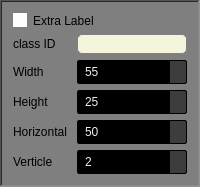
              <widget class="QFrame" name="frame_2">
               <property name="sizePolicy">
                <sizepolicy hsizetype="Preferred" vsizetype="Preferred">
                 <horstretch>0</horstretch>
                 <verstretch>0</verstretch>
                </sizepolicy>
               </property>
               <property name="styleSheet">
                <string notr="true">background-color: rgb(127, 127, 127);</string>
               </property>
               <property name="frameShape">
                <enum>QFrame::WinPanel</enum>
               </property>
               <property name="frameShadow">
                <enum>QFrame::Sunken</enum>
               </property>
               <layout class="QGridLayout" name="gridLayout_2">
                <item row="6" column="0">
                 <widget class="QLabel" name="label_39">
                  <property name="sizePolicy">
                   <sizepolicy hsizetype="Preferred" vsizetype="Preferred">
                    <horstretch>0</horstretch>
                    <verstretch>0</verstretch>
                   </sizepolicy>
                  </property>
                  <property name="text">
                   <string>Horizontal</string>
                  </property>
                 </widget>
                </item>
                <item row="3" column="1">
                 <widget class="QSpinBox" name="head_width">
                  <property name="sizePolicy">
                   <sizepolicy hsizetype="Preferred" vsizetype="Preferred">
                    <horstretch>0</horstretch>
                    <verstretch>0</verstretch>
                   </sizepolicy>
                  </property>
                  <property name="maximumSize">
                   <size>
                    <width>16777215</width>
                    <height>16777215</height>
                   </size>
                  </property>
                  <property name="styleSheet">
                   <string notr="true">QSpinBox, QDoubleSpinBox, QDateTimeEdit {
    background-color: rgb(0, 0, 0) /*bg_gen*/;
    color: rgb(238, 238, 238) /*txt*/;
    border: 1px solid #000;
    padding: 3px;
    padding-left: 5px;
    border-radius: 2px;
}

QDoubleSpinBox::up-button, QSpinBox::up-button, QDateTimeEdit::up-button {
    border-top-right-radius: 2px;
    background-color: rgb(59, 61, 62) /*bg_alt*/;
    width: 16px;
    border-width: 1px;
}

QDoubleSpinBox::up-button:hover, QSpinBox::up-button:hover, QDateTimeEdit::up-button:hover {
    background-color: orange;
}

QDoubleSpinBox::up-button:pressed, QSpinBox::up-button:pressed, QDateTimeEdit::up-button:pressed {
    background-color: red;
}

QDoubleSpinBox::up-arrow, QSpinBox::up-arrow, QDateTimeEdit::up-arrow {
    image: url(:/16x16/icons/16x16/up.gif);
    width: 7px;
    height: 7px;
}

QDoubleSpinBox::down-button, QSpinBox::down-button, QDateTimeEdit::down-button {
    border-bottom-right-radius: 2px;
    background-color: rgb(59, 61, 62) /*bg_alt*/;
    width: 16px;
    border-width: 1px;
}

QDoubleSpinBox::down-button:hover, QSpinBox::down-button:hover, QDateTimeEdit::down-button:hover {
    background-color: orange;
}

QDoubleSpinBox::down-button:pressed, QSpinBox::down-button:pressed, QDateTimeEdit::down-button:pressed {
    background-color: red;
}

QDoubleSpinBox::down-arrow, QSpinBox::down-arrow, QDateTimeEdit::down-arrow {
    image: url(:/16x16/icons/16x16/down.gif);
    width: 7px;
    height: 7px;
}</string>
                  </property>
                  <property name="minimum">
                   <number>1</number>
                  </property>
                  <property name="maximum">
                   <number>200</number>
                  </property>
                  <property name="singleStep">
                   <number>1</number>
                  </property>
                  <property name="stepType">
                   <enum>QAbstractSpinBox::AdaptiveDecimalStepType</enum>
                  </property>
                  <property name="value">
                   <number>55</number>
                  </property>
                 </widget>
                </item>
                <item row="5" column="1">
                 <widget class="QSpinBox" name="head_height">
                  <property name="sizePolicy">
                   <sizepolicy hsizetype="Preferred" vsizetype="Preferred">
                    <horstretch>0</horstretch>
                    <verstretch>0</verstretch>
                   </sizepolicy>
                  </property>
                  <property name="maximumSize">
                   <size>
                    <width>16777215</width>
                    <height>16777215</height>
                   </size>
                  </property>
                  <property name="styleSheet">
                   <string notr="true">QSpinBox, QDoubleSpinBox, QDateTimeEdit {
    background-color: rgb(0, 0, 0) /*bg_gen*/;
    color: rgb(238, 238, 238) /*txt*/;
    border: 1px solid #000;
    padding: 3px;
    padding-left: 5px;
    border-radius: 2px;
}

QDoubleSpinBox::up-button, QSpinBox::up-button, QDateTimeEdit::up-button {
    border-top-right-radius: 2px;
    background-color: rgb(59, 61, 62) /*bg_alt*/;
    width: 16px;
    border-width: 1px;
}

QDoubleSpinBox::up-button:hover, QSpinBox::up-button:hover, QDateTimeEdit::up-button:hover {
    background-color: orange;
}

QDoubleSpinBox::up-button:pressed, QSpinBox::up-button:pressed, QDateTimeEdit::up-button:pressed {
    background-color: red;
}

QDoubleSpinBox::up-arrow, QSpinBox::up-arrow, QDateTimeEdit::up-arrow {
    image: url(:/16x16/icons/16x16/up.gif);
    width: 7px;
    height: 7px;
}

QDoubleSpinBox::down-button, QSpinBox::down-button, QDateTimeEdit::down-button {
    border-bottom-right-radius: 2px;
    background-color: rgb(59, 61, 62) /*bg_alt*/;
    width: 16px;
    border-width: 1px;
}

QDoubleSpinBox::down-button:hover, QSpinBox::down-button:hover, QDateTimeEdit::down-button:hover {
    background-color: orange;
}

QDoubleSpinBox::down-button:pressed, QSpinBox::down-button:pressed, QDateTimeEdit::down-button:pressed {
    background-color: red;
}

QDoubleSpinBox::down-arrow, QSpinBox::down-arrow, QDateTimeEdit::down-arrow {
    image: url(:/16x16/icons/16x16/down.gif);
    width: 7px;
    height: 7px;
}</string>
                  </property>
                  <property name="minimum">
                   <number>1</number>
                  </property>
                  <property name="maximum">
                   <number>200</number>
                  </property>
                  <property name="singleStep">
                   <number>1</number>
                  </property>
                  <property name="stepType">
                   <enum>QAbstractSpinBox::AdaptiveDecimalStepType</enum>
                  </property>
                  <property name="value">
                   <number>25</number>
                  </property>
                 </widget>
                </item>
                <item row="7" column="1">
                 <widget class="QSpinBox" name="head_verticle">
                  <property name="sizePolicy">
                   <sizepolicy hsizetype="Preferred" vsizetype="Preferred">
                    <horstretch>0</horstretch>
                    <verstretch>0</verstretch>
                   </sizepolicy>
                  </property>
                  <property name="maximumSize">
                   <size>
                    <width>16777215</width>
                    <height>16777215</height>
                   </size>
                  </property>
                  <property name="styleSheet">
                   <string notr="true">QSpinBox, QDoubleSpinBox, QDateTimeEdit {
    background-color: rgb(0, 0, 0) /*bg_gen*/;
    color: rgb(238, 238, 238) /*txt*/;
    border: 1px solid #000;
    padding: 3px;
    padding-left: 5px;
    border-radius: 2px;
}

QDoubleSpinBox::up-button, QSpinBox::up-button, QDateTimeEdit::up-button {
    border-top-right-radius: 2px;
    background-color: rgb(59, 61, 62) /*bg_alt*/;
    width: 16px;
    border-width: 1px;
}

QDoubleSpinBox::up-button:hover, QSpinBox::up-button:hover, QDateTimeEdit::up-button:hover {
    background-color: orange;
}

QDoubleSpinBox::up-button:pressed, QSpinBox::up-button:pressed, QDateTimeEdit::up-button:pressed {
    background-color: red;
}

QDoubleSpinBox::up-arrow, QSpinBox::up-arrow, QDateTimeEdit::up-arrow {
    image: url(:/16x16/icons/16x16/up.gif);
    width: 7px;
    height: 7px;
}

QDoubleSpinBox::down-button, QSpinBox::down-button, QDateTimeEdit::down-button {
    border-bottom-right-radius: 2px;
    background-color: rgb(59, 61, 62) /*bg_alt*/;
    width: 16px;
    border-width: 1px;
}

QDoubleSpinBox::down-button:hover, QSpinBox::down-button:hover, QDateTimeEdit::down-button:hover {
    background-color: orange;
}

QDoubleSpinBox::down-button:pressed, QSpinBox::down-button:pressed, QDateTimeEdit::down-button:pressed {
    background-color: red;
}

QDoubleSpinBox::down-arrow, QSpinBox::down-arrow, QDateTimeEdit::down-arrow {
    image: url(:/16x16/icons/16x16/down.gif);
    width: 7px;
    height: 7px;
}</string>
                  </property>
                  <property name="minimum">
                   <number>0</number>
                  </property>
                  <property name="maximum">
                   <number>100</number>
                  </property>
                  <property name="singleStep">
                   <number>1</number>
                  </property>
                  <property name="stepType">
                   <enum>QAbstractSpinBox::AdaptiveDecimalStepType</enum>
                  </property>
                  <property name="value">
                   <number>2</number>
                  </property>
                 </widget>
                </item>
                <item row="3" column="0">
                 <widget class="QLabel" name="label_8">
                  <property name="sizePolicy">
                   <sizepolicy hsizetype="Preferred" vsizetype="Preferred">
                    <horstretch>0</horstretch>
                    <verstretch>0</verstretch>
                   </sizepolicy>
                  </property>
                  <property name="text">
                   <string>Width</string>
                  </property>
                 </widget>
                </item>
                <item row="5" column="0">
                 <widget class="QLabel" name="label_38">
                  <property name="sizePolicy">
                   <sizepolicy hsizetype="Preferred" vsizetype="Preferred">
                    <horstretch>0</horstretch>
                    <verstretch>0</verstretch>
                   </sizepolicy>
                  </property>
                  <property name="text">
                   <string>Height</string>
                  </property>
                 </widget>
                </item>
                <item row="6" column="1">
                 <widget class="QSpinBox" name="head_horizontal">
                  <property name="sizePolicy">
                   <sizepolicy hsizetype="Preferred" vsizetype="Preferred">
                    <horstretch>0</horstretch>
                    <verstretch>0</verstretch>
                   </sizepolicy>
                  </property>
                  <property name="maximumSize">
                   <size>
                    <width>16777215</width>
                    <height>16777215</height>
                   </size>
                  </property>
                  <property name="styleSheet">
                   <string notr="true">QSpinBox, QDoubleSpinBox, QDateTimeEdit {
    background-color: rgb(0, 0, 0) /*bg_gen*/;
    color: rgb(238, 238, 238) /*txt*/;
    border: 1px solid #000;
    padding: 3px;
    padding-left: 5px;
    border-radius: 2px;
}

QDoubleSpinBox::up-button, QSpinBox::up-button, QDateTimeEdit::up-button {
    border-top-right-radius: 2px;
    background-color: rgb(59, 61, 62) /*bg_alt*/;
    width: 16px;
    border-width: 1px;
}

QDoubleSpinBox::up-button:hover, QSpinBox::up-button:hover, QDateTimeEdit::up-button:hover {
    background-color: orange;
}

QDoubleSpinBox::up-button:pressed, QSpinBox::up-button:pressed, QDateTimeEdit::up-button:pressed {
    background-color: red;
}

QDoubleSpinBox::up-arrow, QSpinBox::up-arrow, QDateTimeEdit::up-arrow {
    image: url(:/16x16/icons/16x16/up.gif);
    width: 7px;
    height: 7px;
}

QDoubleSpinBox::down-button, QSpinBox::down-button, QDateTimeEdit::down-button {
    border-bottom-right-radius: 2px;
    background-color: rgb(59, 61, 62) /*bg_alt*/;
    width: 16px;
    border-width: 1px;
}

QDoubleSpinBox::down-button:hover, QSpinBox::down-button:hover, QDateTimeEdit::down-button:hover {
    background-color: orange;
}

QDoubleSpinBox::down-button:pressed, QSpinBox::down-button:pressed, QDateTimeEdit::down-button:pressed {
    background-color: red;
}

QDoubleSpinBox::down-arrow, QSpinBox::down-arrow, QDateTimeEdit::down-arrow {
    image: url(:/16x16/icons/16x16/down.gif);
    width: 7px;
    height: 7px;
}</string>
                  </property>
                  <property name="minimum">
                   <number>-100</number>
                  </property>
                  <property name="maximum">
                   <number>100</number>
                  </property>
                  <property name="singleStep">
                   <number>1</number>
                  </property>
                  <property name="stepType">
                   <enum>QAbstractSpinBox::AdaptiveDecimalStepType</enum>
                  </property>
                  <property name="value">
                   <number>50</number>
                  </property>
                 </widget>
                </item>
                <item row="7" column="0">
                 <widget class="QLabel" name="label_40">
                  <property name="sizePolicy">
                   <sizepolicy hsizetype="Preferred" vsizetype="Preferred">
                    <horstretch>0</horstretch>
                    <verstretch>0</verstretch>
                   </sizepolicy>
                  </property>
                  <property name="text">
                   <string>Verticle</string>
                  </property>
                 </widget>
                </item>
                <item row="2" column="0">
                 <widget class="QLabel" name="label_52">
                  <property name="sizePolicy">
                   <sizepolicy hsizetype="Preferred" vsizetype="Preferred">
                    <horstretch>0</horstretch>
                    <verstretch>0</verstretch>
                   </sizepolicy>
                  </property>
                  <property name="text">
                   <string>class ID</string>
                  </property>
                 </widget>
                </item>
                <item row="2" column="1">
                 <widget class="QLineEdit" name="class_id">
                  <property name="sizePolicy">
                   <sizepolicy hsizetype="Preferred" vsizetype="Preferred">
                    <horstretch>0</horstretch>
                    <verstretch>0</verstretch>
                   </sizepolicy>
                  </property>
                  <property name="styleSheet">
                   <string notr="true">QLineEdit {
    background-color: beige;
    border-radius: 5px;
    border: 1px solid grey;
    padding: 1px;
    color: black;
}

QLineEdit:hover {
    background-color: qlineargradient(spread:repeat, x1:1, y1:0, x2:1, y2:1, stop:0 orange, stop:1 red);
    color: black;
}</string>
                  </property>
                  <property name="text">
                   <string/>
                  </property>
                  <property name="clearButtonEnabled">
                   <bool>true</bool>
                  </property>
                 </widget>
                </item>
                <item row="1" column="0" colspan="2">
                 <widget class="QCheckBox" name="heads_area">
                  <property name="sizePolicy">
                   <sizepolicy hsizetype="Preferred" vsizetype="Preferred">
                    <horstretch>0</horstretch>
                    <verstretch>0</verstretch>
                   </sizepolicy>
                  </property>
                  <property name="styleSheet">
                   <string notr="true">QCheckBox {
    background-color: transparent;
    color: black;
    border: none;
    border-radius: 50%;
 
}

QCheckBox::indicator {
    background-color: white;
    color: black;
    border-radius: 50%;
}

QCheckBox::indicator:hover {
    background-color: orange;
}

QCheckBox::indicator:checked {
    background-color: #ff0800;
}</string>
                  </property>
                  <property name="text">
                   <string>Extra Label</string>
                  </property>
                 </widget>
                </item>
               </layout>
              </widget>
